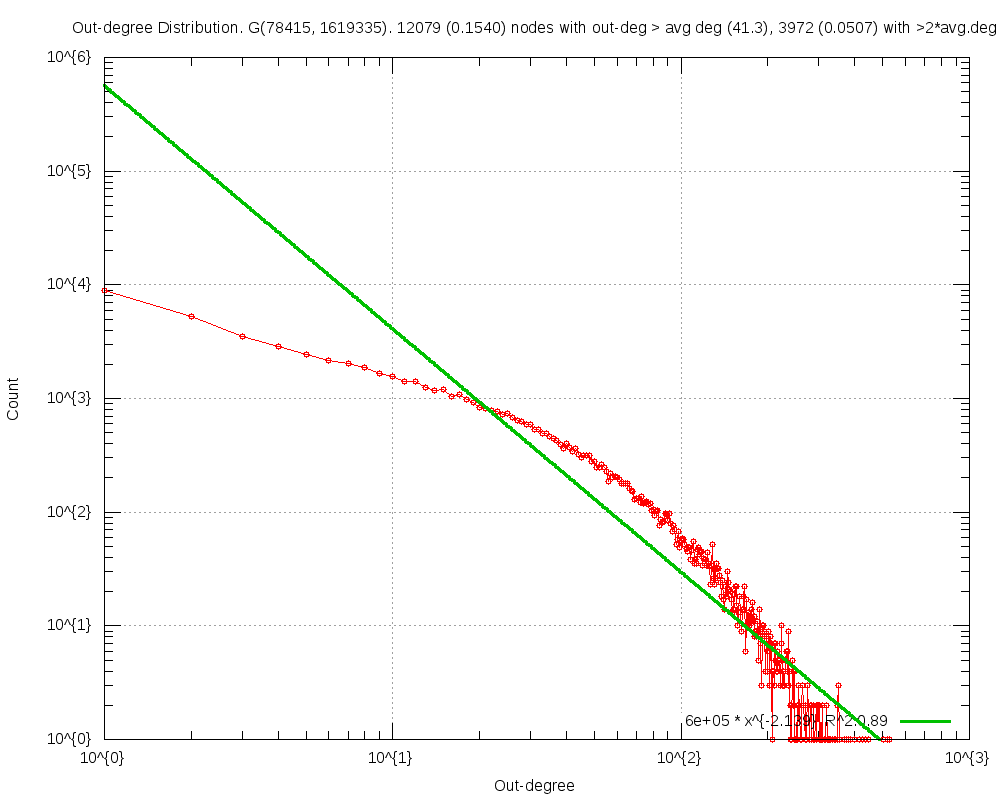

The script that saved this image:
#
# Out-degree Distribution. G(78415, 1619335). 12079 (0.1540) nodes with out-deg > avg deg (41.3), 3972 (0.0507) with >2*avg.deg (Sun May  4 14:17:54 2014)
#

set title "Out-degree Distribution. G(78415, 1619335). 12079 (0.1540) nodes with out-deg > avg deg (41.3), 3972 (0.0507) with >2*avg.deg"
set key bottom right
set logscale xy 10
set format x "10^{%L}"
set mxtics 10
set format y "10^{%L}"
set mytics 10
set grid
set xlabel "Out-degree"
set ylabel "Count"
set tics scale 2
set yrange[1.000000:]
set terminal png size 1000,800
set output 'outDeg.FRDG_TCL_3.png'
plot 	"outDeg.FRDG_TCL_3.tab" using 1:2 title "" with linespoints pt 6,\
	f1(x)=564091.112037*x**-2.139334, f1(x) title "6e+05 * x^{-2.139}  R^2:0.89" with lines linewidth 3
